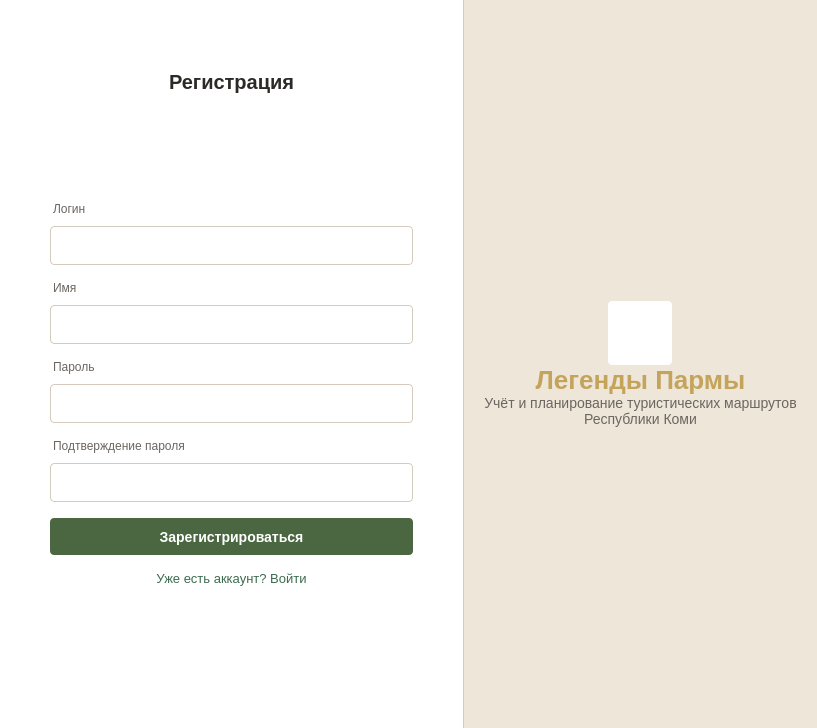
<?xml version="1.0" encoding="UTF-8"?>
<ui version="4.0">
 <class>RegWindow</class>
 <widget class="QMainWindow" name="RegWindow">
  <property name="geometry">
   <rect>
    <x>0</x>
    <y>0</y>
    <width>817</width>
    <height>728</height>
   </rect>
  </property>
  <property name="windowTitle">
   <string>RegWindow</string>
  </property>
  <widget class="QWidget" name="centralwidget">
   <layout class="QHBoxLayout" name="mainGlobalLayout" stretch="460,0,340">
    <property name="spacing"><number>0</number></property>
    <property name="leftMargin"><number>0</number></property>
    <property name="topMargin"><number>0</number></property>
    <property name="rightMargin"><number>0</number></property>
    <property name="bottomMargin"><number>0</number></property>
    <item>
     <widget class="QFrame" name="leftPanel">
      <property name="styleSheet"><string notr="true">#leftPanel { background-color: #FFFFFF; }</string></property>
      <property name="frameShape"><enum>QFrame::Shape::NoFrame</enum></property>
      <layout class="QVBoxLayout" name="leftLayout">
       <property name="spacing"><number>16</number></property>
       <property name="leftMargin"><number>50</number></property>
       <property name="topMargin"><number>70</number></property>
       <property name="rightMargin"><number>50</number></property>
       <property name="bottomMargin"><number>50</number></property>
       <item>
        <widget class="QLabel" name="register_2">
         <property name="styleSheet"><string notr="true">background: transparent; font-size:20px; font-weight:600; color:#2C2A26;</string></property>
         <property name="text"><string>Регистрация</string></property>
         <property name="alignment"><set>Qt::AlignmentFlag::AlignCenter</set></property>
        </widget>
       </item>
       <item>
        <spacer name="topFormSpacer">
         <property name="orientation"><enum>Qt::Orientation::Vertical</enum></property>
         <property name="sizeHint" stdset="0"><size><width>20</width><height>30</height></size></property>
        </spacer>
       </item>
       <item>
        <layout class="QVBoxLayout" name="inputs">
         <property name="spacing"><number>16</number></property>
         <item>
          <layout class="QVBoxLayout" name="login">
           <property name="spacing"><number>5</number></property>
           <item>
            <widget class="QLabel" name="login_lb">
             <property name="cursor"><cursorShape>PointingHandCursor</cursorShape></property>
             <property name="styleSheet"><string notr="true">background: transparent; font-size:12px; color:#6B6560; margin-bottom:5px;</string></property>
             <property name="text"><string>Логин</string></property>
            </widget>
           </item>
           <item>
            <widget class="QLineEdit" name="login_in">
             <property name="minimumSize"><size><width>0</width><height>35</height></size></property>
             <property name="styleSheet">
              <string notr="true">QLineEdit { background-color: #FFFFFF; color: #2C2A26; border: 1px solid #D4CBBE; border-radius: 4px; padding: 0 10px; width:332px; height:auto; }
QLineEdit:hover { border: 1px solid #B8AE9E; }
QLineEdit:focus { border: 1px solid #4A6741; }
QLineEdit[error="true"] { border: 1px solid #B54A3A; }
QLineEdit:disabled { border: 1px dashed #D4CBBE; color: #A39E94; background-color: #F5F0E8; }</string>
             </property>
            </widget>
           </item>
          </layout>
         </item>
         <item>
          <layout class="QVBoxLayout" name="name_2">
           <property name="spacing"><number>5</number></property>
           <item>
            <widget class="QLabel" name="name_lb">
             <property name="styleSheet"><string notr="true">background: transparent; font-size:12px; color:#6B6560; margin-bottom:5px;</string></property>
             <property name="text"><string>Имя</string></property>
            </widget>
           </item>
           <item>
            <widget class="QLineEdit" name="name_in">
             <property name="minimumSize"><size><width>0</width><height>35</height></size></property>
             <property name="styleSheet">
              <string notr="true">QLineEdit { background-color: #FFFFFF; color: #2C2A26; border: 1px solid #D4CBBE; border-radius: 4px; padding: 0 10px; width:332px; height:auto; }
QLineEdit:hover { border: 1px solid #B8AE9E; }
QLineEdit:focus { border: 1px solid #4A6741; }
QLineEdit[error="true"] { border: 1px solid #B54A3A; }
QLineEdit:disabled { border: 1px dashed #D4CBBE; color: #A39E94; background-color: #F5F0E8; }</string>
             </property>
            </widget>
           </item>
          </layout>
         </item>
         <item>
          <layout class="QVBoxLayout" name="passw">
           <property name="spacing"><number>5</number></property>
           <item>
            <widget class="QLabel" name="passw_lb">
             <property name="styleSheet"><string notr="true">background: transparent; font-size:12px; color:#6B6560; margin-bottom:5px;</string></property>
             <property name="text"><string>Пароль</string></property>
            </widget>
           </item>
           <item>
            <widget class="QLineEdit" name="passw_in">
             <property name="echoMode"><enum>QLineEdit::EchoMode::Password</enum></property>
             <property name="minimumSize"><size><width>0</width><height>35</height></size></property>
             <property name="styleSheet">
              <string notr="true">QLineEdit { background-color: #FFFFFF; color: #2C2A26; border: 1px solid #D4CBBE; border-radius: 4px; padding: 0 10px; width:332px; height:auto; }
QLineEdit:hover { border: 1px solid #B8AE9E; }
QLineEdit:focus { border: 1px solid #4A6741; }
QLineEdit[error="true"] { border: 1px solid #B54A3A; }
QLineEdit:disabled { border: 1px dashed #D4CBBE; color: #A39E94; background-color: #F5F0E8; }</string>
             </property>
            </widget>
           </item>
          </layout>
         </item>
         <item>
          <layout class="QVBoxLayout" name="passw_2">
           <property name="spacing"><number>5</number></property>
           <item>
            <widget class="QLabel" name="passw_lb_2">
             <property name="styleSheet"><string notr="true">background: transparent; font-size:12px; color:#6B6560; margin-bottom:5px;</string></property>
             <property name="text"><string>Подтверждение пароля</string></property>
            </widget>
           </item>
           <item>
            <widget class="QLineEdit" name="passw_in_2">
             <property name="echoMode"><enum>QLineEdit::EchoMode::Password</enum></property>
             <property name="minimumSize"><size><width>0</width><height>35</height></size></property>
             <property name="styleSheet">
              <string notr="true">QLineEdit { background-color: #FFFFFF; color: #2C2A26; border: 1px solid #D4CBBE; border-radius: 4px; padding: 0 10px; width:332px; height:auto; }
QLineEdit:hover { border: 1px solid #B8AE9E; }
QLineEdit:focus { border: 1px solid #4A6741; }
QLineEdit[error="true"] { border: 1px solid #B54A3A; }
QLineEdit:disabled { border: 1px dashed #D4CBBE; color: #A39E94; background-color: #F5F0E8; }</string>
             </property>
            </widget>
           </item>
          </layout>
         </item>
        </layout>
       </item>
       <item>
        <widget class="QPushButton" name="reg_btn_2">
         <property name="minimumSize"><size><width>0</width><height>32</height></size></property>
         <property name="cursor"><cursorShape>PointingHandCursor</cursorShape></property>
         <property name="styleSheet">
          <string notr="true">QPushButton { background-color: #4A6741; color: #FFFFFF; font-size: 14px; font-weight: 600; border-radius: 4px; border: none; width:332px; height:auto; }
QPushButton:hover { background-color: #3D5636; }
QPushButton:pressed { background-color: #334A2E; }
QPushButton:disabled { background-color: #A8B5A0; color: #FFFFFF; }
QPushButton:focus { border: 1px dashed #4A6741; }</string>
         </property>
         <property name="text"><string>Зарегистрироваться</string></property>
        </widget>
       </item>
       <item>
        <layout class="QVBoxLayout" name="link_btns">
         <item>
          <widget class="QPushButton" name="log_btn">
           <property name="cursor"><cursorShape>PointingHandCursor</cursorShape></property>
           <property name="styleSheet">
            <string notr="true">QPushButton { background: transparent; border: none; color: #3D6B4F; text-align: center; font-size: 13px; }
QPushButton:hover { color: #2F543D; text-decoration: underline; }
QPushButton:pressed { color: #254432; }
QPushButton:focus { border: 1px dashed #4A6741; }
QPushButton:disabled { color: #A39E94; }</string>
           </property>
           <property name="text"><string>Уже есть аккаунт? Войти</string></property>
          </widget>
         </item>
        </layout>
       </item>
       <item>
        <spacer name="leftBottomSpacer">
         <property name="orientation"><enum>Qt::Orientation::Vertical</enum></property>
         <property name="sizeHint" stdset="0"><size><width>20</width><height>40</height></size></property>
        </spacer>
       </item>
      </layout>
     </widget>
    </item>
    <item>
     <widget class="QFrame" name="dividerLine">
      <property name="minimumSize"><size><width>1</width><height>0</height></size></property>
      <property name="maximumSize"><size><width>1</width><height>16777215</height></size></property>
      <property name="styleSheet"><string notr="true">#dividerLine { background-color: #D4CBBE; }</string></property>
      <property name="frameShape"><enum>QFrame::Shape::NoFrame</enum></property>
     </widget>
    </item>
    <item>
     <widget class="QFrame" name="rightPanel">
      <property name="styleSheet"><string notr="true">#rightPanel { background-color: #EDE6D9; }</string></property>
      <property name="frameShape"><enum>QFrame::Shape::NoFrame</enum></property>
      <layout class="QVBoxLayout" name="rightLayout">
       <property name="spacing"><number>0</number></property>
       <property name="leftMargin"><number>20</number></property>
       <property name="topMargin"><number>20</number></property>
       <property name="rightMargin"><number>20</number></property>
       <property name="bottomMargin"><number>20</number></property>
       <item>
        <spacer name="rightTopSpacer">
         <property name="orientation"><enum>Qt::Orientation::Vertical</enum></property>
         <property name="sizeHint" stdset="0"><size><width>20</width><height>40</height></size></property>
        </spacer>
       </item>
       <item>
        <layout class="QGridLayout" name="gridLayout">
         <item row="3" column="0">
          <widget class="QLabel" name="description">
           <property name="styleSheet"><string notr="true">background: transparent; color:#6B6560; font-size:14px;</string></property>
           <property name="text"><string>Учёт и планирование туристических маршрутов
Республики Коми</string></property>
           <property name="alignment"><set>Qt::AlignmentFlag::AlignCenter</set></property>
          </widget>
         </item>
         <item row="0" column="0" alignment="Qt::AlignmentFlag::AlignHCenter">
          <widget class="QLabel" name="logo">
           <property name="minimumSize"><size><width>64</width><height>64</height></size></property>
           <property name="maximumSize"><size><width>64</width><height>64</height></size></property>
           <property name="styleSheet"><string notr="true">QLabel { background-color: #FFFFFF; border-radius: 4px; } QLabel:hover { border: 2px solid #B8934A; } QLabel:pressed { border: 2px solid #A6823F; }</string></property>
           <property name="text"><string/></property>
           <property name="pixmap"><pixmap resource="../qrc/login_res.qrc">:/login/icons/logo.png</pixmap></property>
           <property name="scaledContents"><bool>true</bool></property>
           <property name="alignment"><set>Qt::AlignmentFlag::AlignCenter</set></property>
          </widget>
         </item>
         <item row="2" column="0">
          <widget class="QLabel" name="name">
           <property name="styleSheet"><string notr="true">background: transparent; font-size:26px; font-weight:600; color:#C4A35A</string></property>
           <property name="text"><string>Легенды Пармы</string></property>
           <property name="alignment"><set>Qt::AlignmentFlag::AlignCenter</set></property>
          </widget>
         </item>
        </layout>
       </item>
       <item>
        <spacer name="rightBottomSpacer">
         <property name="orientation"><enum>Qt::Orientation::Vertical</enum></property>
         <property name="sizeHint" stdset="0"><size><width>20</width><height>40</height></size></property>
        </spacer>
       </item>
      </layout>
     </widget>
    </item>
   </layout>
  </widget>
 </widget>
 <resources>
  <include location="../qrc/login_res.qrc"/>
  <include location="../venv/Lib/site-packages/qrc/login_res.qrc"/>
 </resources>
 <connections/>
</ui>
